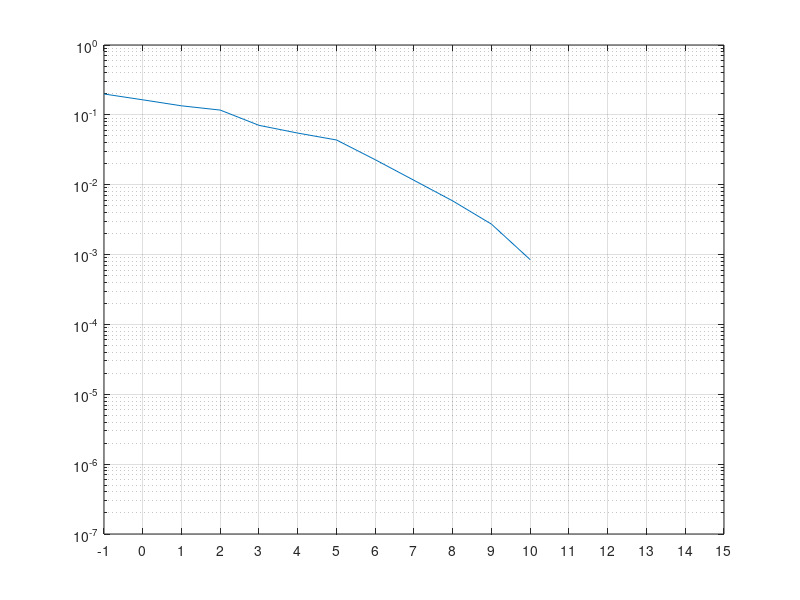

MATLAB code for this plot:
clear all, close all
Ed_uni = 1/2;
BER(1, 17) = 0;
Eb_No_start=-1;
Eb_No_end=15;

for Eb_No = Eb_No_start:Eb_No_end
    error_num = 0;
    for bit = 1 : 10^10
        if randn(1) > 0, 
            tx_data = 1;
        else
            tx_data = 0;
        end
        noise_power = (1/2) * Ed_uni / 10^(Eb_No/10);
        noise = randn * sqrt(noise_power);
        rx_data = tx_data + noise;
        if rx_data > 0.5,
            tx_data_hat = 1;
        else, tx_data_hat = 0;
        end
        if tx_data_hat ~= tx_data
            error_num = error_num +1;
        end
        if error_num > 200
            BER(Eb_No +2) = error_num/bit;
            break;
        end
    end% for bit = 1 : 10^10 
    Eb_No
    BER(Eb_No+2)
            
    if BER(Eb_No+2) < 10^(-3)
        break;
    end
end%for Eb_No = Eb_No_start:Eb_No_end
Eb_No_index = Eb_No_start:Eb_No_end;
figure;
semilogy(Eb_No_index, BER);
set(gca,'xlim',[-1 15],'xtick',[-1:1:15],'ylim',[10^(-7) 1]);
grid;
save Unipolar